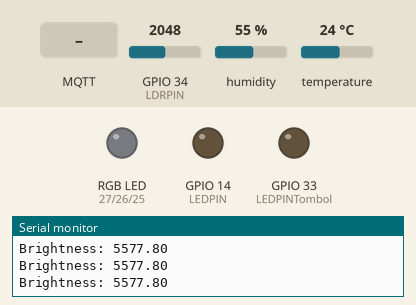
Bench run of a sketch on a simulated ESP32. Shown: an RGB LED mixed from three pins (HIGH = lit), output pins drawn as LEDs (lit = HIGH), the last lines printed to the serial monitor. The test bench sets the inputs (shaded band); at power-on: GPIO 34 (LDRPIN) = 2048, humidity 55 %, temperature 24 °C. WiFi joins after 1.5 s; servers stay silent unless stated; no MQTT or app messages arrive unless stated.

Above: at 2.7 s.
2.8 s: MQTT message "topic/humidity" arrives on the first subscribed topic
At 3.7 s:
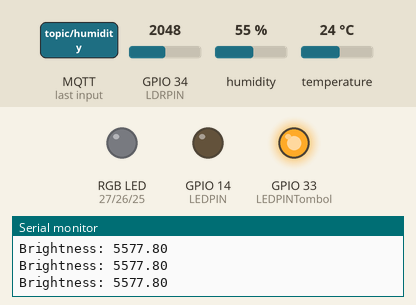
4.3 s: MQTT message "topic/humidity" arrives on the second subscribed topic
5.8 s: MQTT message "topic/humidity" arrives on the third subscribed topic
Timing chart, 0 to 8.8 s (numbered marks = the images above; inputs shaded):
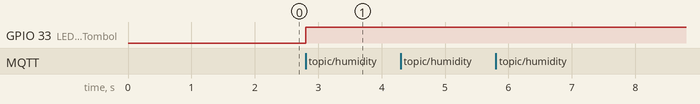

Measured:
- after the input at 2.8 s, GPIO 33 (LEDPINTombol): LOW → HIGH at once

The sketch:

mqtt.ino
```cpp
#include <WiFi.h>
#include <PubSubClient.h>
#include <Wire.h>
#include "DHT.h"
#define DHTPIN 13
#define LDRPIN 34
#define redPin 27
#define greenPin 26
#define bluePin 25
#define LEDPIN 14
#define LEDPINTombol 33

//deklarasi objek dht
#define DHTTYPE DHT11
DHT dht(DHTPIN, DHTTYPE);

// Alamat Wifi
const char* ssid = "Erlant";
const char* password = "erlant123";

// alamat broker
const char* mqtt_server = "192.168.43.62";

// Deklarasi Variabel Global
WiFiClient espClient;
PubSubClient client(espClient);
long lastMsg = 0;
float t = 0;
float h = 0;
float b = 0;
float subTemp = 0;
float subHum = 0;
float subBright = 0;
int ledMode = 0;

//freq, resolution, ledchannel buat analog output esp32
const int freq = 5000;
const int resolution = 8; // resolusi 8 bit buat rgb, 0 - 255
const int ledChannelRed = 0;
const int ledChannelGreen = 1;
const int ledChannelBlue = 2;
float batasHum = 0;
float batasTemp = 0;
float batasBright = 0;
int sliderRed = 0;
int sliderGreen = 0;
int sliderBlue = 0;
int ledStatus = 0;

// fungsi buat updateLED RGB, buat mode otomatis jika nilai lebih dari threshold, LED nyala sesuai ketentuan
void updateLED(float temp, float hum, float bright) {
  if (temp >= batasTemp) {
    ledcWrite(ledChannelRed, 255);
  }
  else {
    ledcWrite(ledChannelRed, 0);
  }

  if (hum >= batasHum) {
    ledcWrite(ledChannelGreen, 255);
  }
  else {
    ledcWrite(ledChannelGreen, 0);
  }

  if (bright >= batasBright) {
    ledcWrite(ledChannelBlue, 255);
  }
  else {
    ledcWrite(ledChannelBlue, 0);
  }

  if (temp >= batasTemp || hum >= batasHum || bright >= batasBright) {
    digitalWrite(LEDPIN, HIGH);
  }
  else {
    digitalWrite(LEDPIN, LOW);
  }
}

void setup() {
  Serial.begin(115200);
  dht.begin();
  setup_wifi();
  client.setServer(mqtt_server, 1883);
  client.setCallback(callback);
  pinMode(LEDPIN, OUTPUT);
  pinMode(LEDPINTombol, OUTPUT);

  //setting pin buat output PWM
  ledcSetup(ledChannelRed, freq, resolution);
  ledcSetup(ledChannelGreen, freq, resolution);
  ledcSetup(ledChannelBlue, freq, resolution);
  ledcAttachPin(redPin, ledChannelRed);
  ledcAttachPin(greenPin, ledChannelGreen);
  ledcAttachPin(bluePin, ledChannelBlue);
}

//fungsi untuk mengkoneksikan esp32 dengan access point
void setup_wifi() {
  delay(10);
  Serial.println();
  Serial.print("Connecting to ");
  Serial.println(ssid);

  WiFi.begin(ssid, password);

  while (WiFi.status() != WL_CONNECTED) {
    delay(500);
    Serial.print(".");
  }

  Serial.println("");
  Serial.println("WiFi connected");
  Serial.println("IP address: ");
  Serial.println(WiFi.localIP());
}


void callback(char* topic, byte* message, unsigned int length) {
  Serial.print("Message arrived on topic: ");
  Serial.print(topic);
  Serial.print(". Message: ");
  String messageTemp;

  for (int i = 0; i < length; i++) {
    //Serial.print((char)message[i]);
    messageTemp += (char)message[i];
  }

  // pemilahan pesan yang diterima dari broker sesuai topik pesan
  if (String(topic) == "topic/humidity") {
    subHum = messageTemp.toFloat();
    Serial.print(subHum);
  }

  else if (String(topic) == "topic/temperature") {
    subTemp = messageTemp.toFloat();
    Serial.print(subTemp);
  }

  else if (String(topic) == "topic/brightness") {
    subBright = messageTemp.toFloat();
    Serial.print(subBright);
  }
  else if (String(topic) == "topic/ledmode") {
    ledMode = messageTemp.toInt();
    Serial.print(ledMode);
  }
  else if (String(topic) == "topic/batashum") {
    batasHum = messageTemp.toFloat();
    Serial.print(batasHum);
  }
  else if (String(topic) == "topic/batastemp") {
    batasTemp = messageTemp.toFloat();
    Serial.print(batasTemp);
  }
  else if (String(topic) == "topic/batasbright") {
    batasBright = messageTemp.toFloat();
    Serial.print(batasBright);
  }
  else if (String(topic) == "topic/sliderred") {
    sliderRed = messageTemp.toInt();
    Serial.print(sliderRed);
  }
  else if (String(topic) == "topic/slidergreen") {
    sliderGreen = messageTemp.toInt();
    Serial.print(sliderGreen);
  }
  else if (String(topic) == "topic/sliderblue") {
    sliderBlue = messageTemp.toInt();
    Serial.print(sliderBlue);
  }

  else if (String(topic) == "topic/ledstatus") {
    ledStatus = messageTemp.toInt();
    Serial.print(ledStatus);
  }


  //jika mode otomatis, led digital menyala jika ada salah satu nilai yang melebihi ambang,
  //led rgb menyala jika nilai melebihi ambang batas sesuai warna tertentu
  if (ledMode == 1) {
    updateLED(subTemp, subHum, subBright);
  }

  //jika mode manual, led digital dinyalakan jika tombol ditekan
  // rgb menyala sesuai nilai slider
  else {
    if (ledStatus == 1) {
      digitalWrite(LEDPIN, HIGH);
    }
    else {
      digitalWrite(LEDPIN, LOW);
    }
    digitalWrite(LEDPINTombol, HIGH);
    ledcWrite(ledChannelRed, sliderRed);
    ledcWrite(ledChannelGreen, sliderGreen);
    ledcWrite(ledChannelBlue, sliderBlue);
  }
  Serial.println();
}

// fungsi jika esp32 putus koneksi dan ingin menyambung kembali koneksi
void reconnect() {
  // Loop until we're reconnected
  while (!client.connected()) {
    Serial.print("Attempting MQTT connection...");
    // Attempt to connect
    if (client.connect("ESP32")) {
      Serial.println("connected");
      // Subscribe
      client.subscribe("topic/humidity");
      client.subscribe("topic/temperature");
      client.subscribe("topic/brightness");
      client.subscribe("topic/ledmode");
      client.subscribe("topic/batashum");
      client.subscribe("topic/batastemp");
      client.subscribe("topic/batasbright");
      client.subscribe("topic/sliderred");
      client.subscribe("topic/slidergreen");
      client.subscribe("topic/sliderblue");
      client.subscribe("topic/ledstatus");
    } else {
      Serial.print("failed, rc=");
      Serial.print(client.state());
      Serial.println(" try again in 5 seconds");
      // Wait 5 seconds before retrying
      delay(5000);
    }
  }
}
void loop() {
  if (!client.connected()) {
    reconnect();
  }
  // looping untuk fungsi callback
  client.loop();


  //looping untuk membaca nilai sensor suhu, kelembaban, dan intensitas cahaya
  // looping dilakukan setiap 0.2 sekon
  long now = millis();
  if (now - lastMsg > 200) {
    lastMsg = now;

    // membaca suhu dan kelembaban dari dht
    t = dht.readTemperature();
    h = dht.readHumidity();

    //membaca nilai intensitas cahaya dengan kalibrasi
    b =  2.16 * analogRead(LDRPIN) + 1154.12;

    // sensor akan mempublish nilai suhu, kelembaban, dan intensitas cahaya jika nilainya tidak nan,
    // yaitu jika sensor berhasil bekerja
    if (isnan(t) || isnan(h) || isnan(b)) {
      Serial.println("Failed to read from DHT");
    }

    else {

      char humString[50];
      //mengubah string ke buffer untuk di publish
      snprintf(humString, 50, "%.2f", h);
      //Serial.print("Humidity: ");
      //Serial.println(humString);
      // publish nilai
      client.publish("topic/humidity", humString);

      // Convert the value to a char array
      char tempString[50];
      snprintf(tempString, 50, "%.2f", t);
      //Serial.print("Temperature: ");
      //Serial.println(tempString);
      client.publish("topic/temperature", tempString);


      char brightString[50];
      snprintf(brightString, 50, "%.2f", b);
      Serial.print("Brightness: ");
      Serial.println(brightString);
      client.publish("topic/brightness", brightString);
    }
  }
}
```
